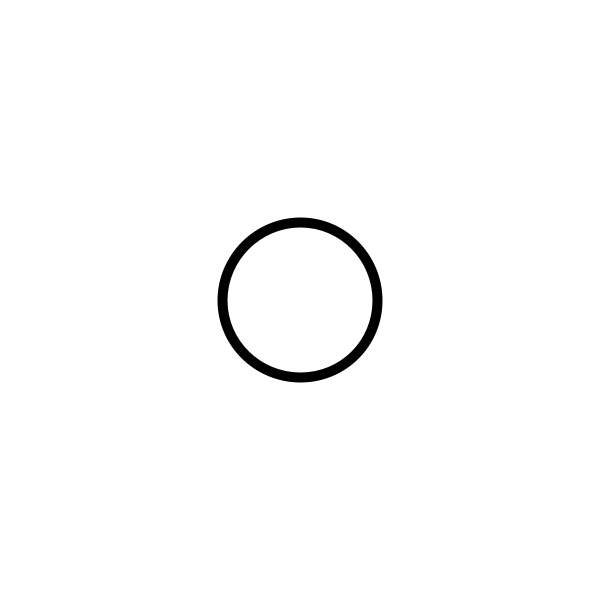
Frame 1 (no input)
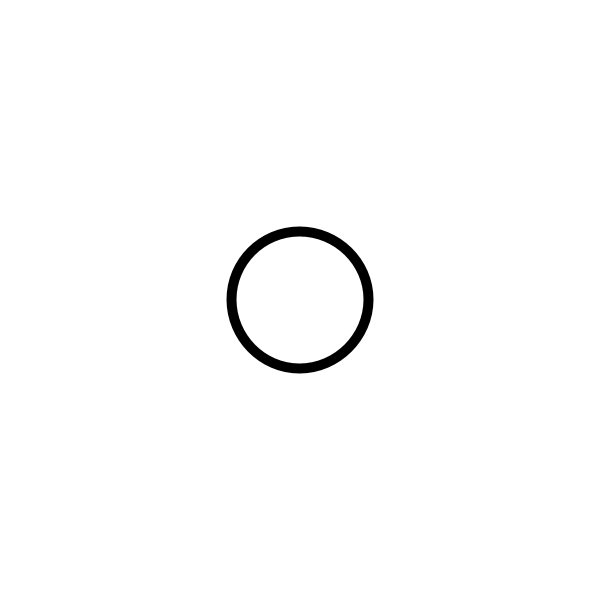
Frame 60 (the mouse pressed at the canvas centre just before this capture)
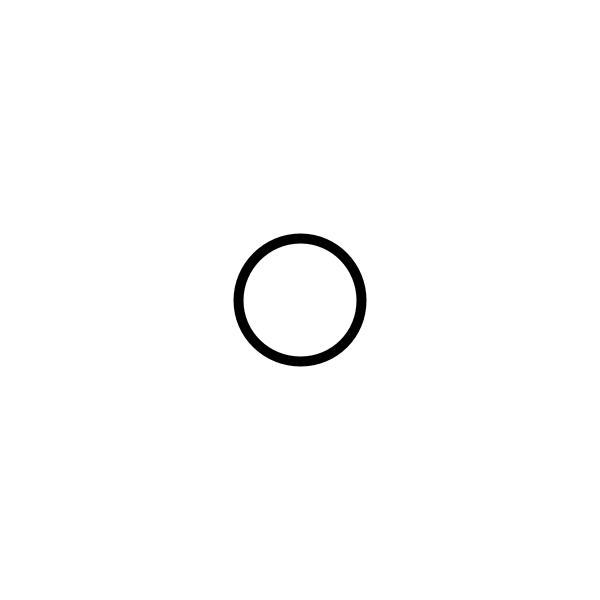
Frame 120 (the mouse held since frame 60 and released just before this capture)

The Processing sketch that drew these frames (run headless with seeded random() and noise(); from frame 60 on, the mouse is pressed at the canvas centre):

// Processing sketch: oscillating_sine
// ── oscillating_sine.pde
void setup() {
  size(600, 600);
  strokeWeight(10);
}

void draw() {
  background(255);
  
  float distance = 200;
  float angle = frameCount * 0.1;
  
  // 100 .. 200
  // 150 + 50 * -1 = 100
  // 150 + 50 * +1 = 200
  //float sz = 150 + 50 * sin(frameCount * 0.1);
  
  float sz = map(sin(frameCount * 0.1), -1, 1, 100, 200);
 
  ellipse(width/2, height/2, sz, sz);
}

void keyPressed() {
  if(key == 's') {
    save("sine_circle_frame.png");
  }
}
